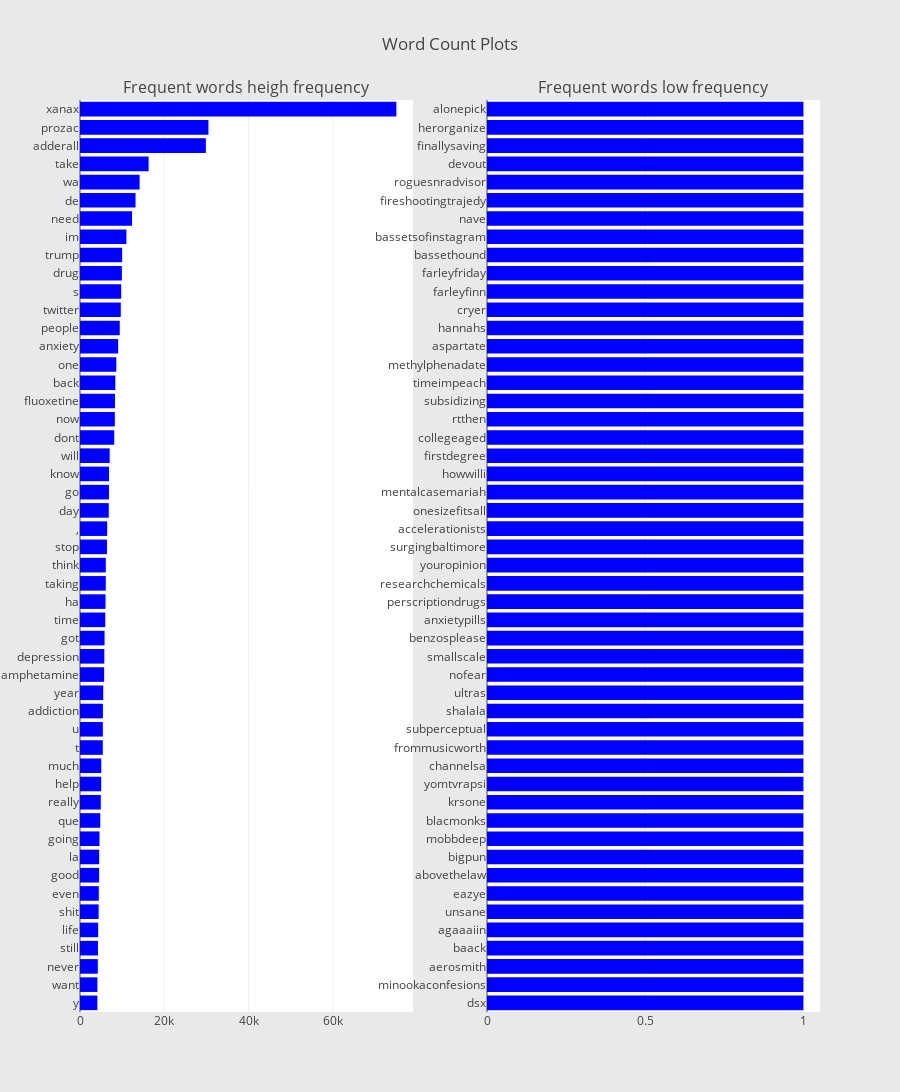

The notebook cell this image was saved under:
### Code cell
%matplotlib inline

from plotly import tools
import plotly.offline as py
py.init_notebook_mode(connected=True)
import plotly.graph_objs as go
from collections import defaultdict

## custom function for ngram generation ##
def generate_ngrams(text, n_gram=1):
    token = [token for token in text.split(" ") if token != "" if token not in STOPWORDS]
    ngrams = zip(*[token[i:] for i in range(n_gram)])
    return [" ".join(ngram) for ngram in ngrams]

## custom function for horizontal bar chart ##
def horizontal_bar_chart(df, color):
    trace = go.Bar(
        y=df["word"].values[::-1],
        x=df["wordcount"].values[::-1],
        showlegend=False,
        orientation = 'h',
        marker=dict(
            color=color,
        ),
    )
    return trace

## Get the bar chart from heigh frequency ##
freq_dict = defaultdict(int)
for sent in df["text"]:
    for word in generate_ngrams(sent):
        freq_dict[word] += 1
fd_sorted = pd.DataFrame(sorted(freq_dict.items(), key=lambda x: x[1])[::-1])
fd_sorted.columns = ["word", "wordcount"]
trace0 = horizontal_bar_chart(fd_sorted.head(50), 'blue')

## Get the bar chart from low frequency ##
freq_dict = defaultdict(int)
for sent in df["text"]:
    for word in generate_ngrams(sent):
        freq_dict[word] += 1
fd_sorted = pd.DataFrame(sorted(freq_dict.items(), key=lambda x: x[1])[::-1])
fd_sorted.columns = ["word", "wordcount"]
trace1 = horizontal_bar_chart(fd_sorted.tail(50), 'blue')

# Creating two subplots
fig = tools.make_subplots(rows=1, cols=2, vertical_spacing=0.04,
                          subplot_titles=["Frequent words heigh frequency", 
                                          "Frequent words low frequency"])
fig.append_trace(trace0, 1, 1)
fig.append_trace(trace1, 1, 2)
fig['layout'].update(height=1200, width=900, paper_bgcolor='rgb(233,233,233)', title="Word Count Plots")
py.iplot(fig, filename='word-plots')

### Figure 1 — Plotly figure (JSON) as saved in the notebook; plotly's stock layout.template omitted (floating-point values rounded to 4 significant figures)
{"data": [{"marker": {"color": "blue"}, "orientation": "h", "showlegend": false, "type": "bar", "uid": "47bf9a34-0fbd-42cd-8d70-2c5d058fd699", "x": [4117, 4125, 4231, 4262, 4310, 4420, 4458, 4531, 4549, 4623, 4803, 4929, 5018, 5041, 5409, 5419, 5433, 5509, 5726, 5770, 5830, 5987, 6053, 6117, 6120, 6401, 6446, 6826, 6875, 6891, 7048, 8124, 8267, 8299, 8379, 8615, 9048, 9432, 9679, 9770, 9940, 9997, 11008, 12350, 13175, 14148, 16281, 29875, 30487, 75091], "xaxis": "x", "y": ["y", "want", "never", "still", "life", "shit", "even", "good", "la", "going", "que", "really", "help", "much", "t", "u", "addiction", "year", "amphetamine", "depression", "got", "time", "ha", "taking", "think", "stop", ",", "day", "go", "know", "will", "dont", "now", "fluoxetine", "back", "one", "anxiety", "people", "twitter", "s", "drug", "trump", "im", "need", "de", "wa", "take", "adderall", "prozac", "xanax"], "yaxis": "y"}, {"marker": {"color": "blue"}, "orientation": "h", "showlegend": false, "type": "bar", "uid": "a1530a8f-2813-47d8-a594-6f618db1cee2", "x": [1, 1, 1, 1, 1, 1, 1, 1, 1, 1, 1, 1, 1, 1, 1, 1, 1, 1, 1, 1, 1, 1, 1, 1, 1, 1, 1, 1, 1, 1, 1, 1, 1, 1, 1, 1, 1, 1, 1, 1, 1, 1, 1, 1, 1, 1, 1, 1, 1, 1], "xaxis": "x2", "y": ["dsx", "minookaconfesions", "aerosmith", "baack", "agaaaiin", "unsane", "eazye", "abovethelaw", "bigpun", "mobbdeep", "blacmonks", "krsone", "yomtvrapsi", "channelsa", "frommusicworth", "subperceptual", "shalala", "ultras", "nofear", "smallscale", "benzosplease", "anxietypills", "perscriptiondrugs", "researchchemicals", "youropinion", "surgingbaltimore", "accelerationists", "onesizefitsall", "mentalcasemariah", "howwilli", "firstdegree", "collegeaged", "rtthen", "subsidizing", "timeimpeach", "methylphenadate", "aspartate", "hannahs", "cryer", "farleyfinn", "farleyfriday", "bassethound", "bassetsofinstagram", "nave", "fireshootingtrajedy", "roguesnradvisor", "devout", "finallysaving", "herorganize", "alonepick"], "yaxis": "y2"}], "layout": {"annotations": [{"font": {"size": 16}, "showarrow": false, "text": "Frequent words heigh frequency", "x": 0.225, "xanchor": "center", "xref": "paper", "y": 1, "yanchor": "bottom", "yref": "paper"}, {"font": {"size": 16}, "showarrow": false, "text": "Frequent words low frequency", "x": 0.775, "xanchor": "center", "xref": "paper", "y": 1, "yanchor": "bottom", "yref": "paper"}], "height": 1200, "paper_bgcolor": "rgb(233,233,233)", "title": {"text": "Word Count Plots"}, "width": 900, "xaxis": {"anchor": "y", "domain": [0, 0.45]}, "xaxis2": {"anchor": "y2", "domain": [0.55, 1]}, "yaxis": {"anchor": "x", "domain": [0, 1]}, "yaxis2": {"anchor": "x2", "domain": [0, 1]}}}
